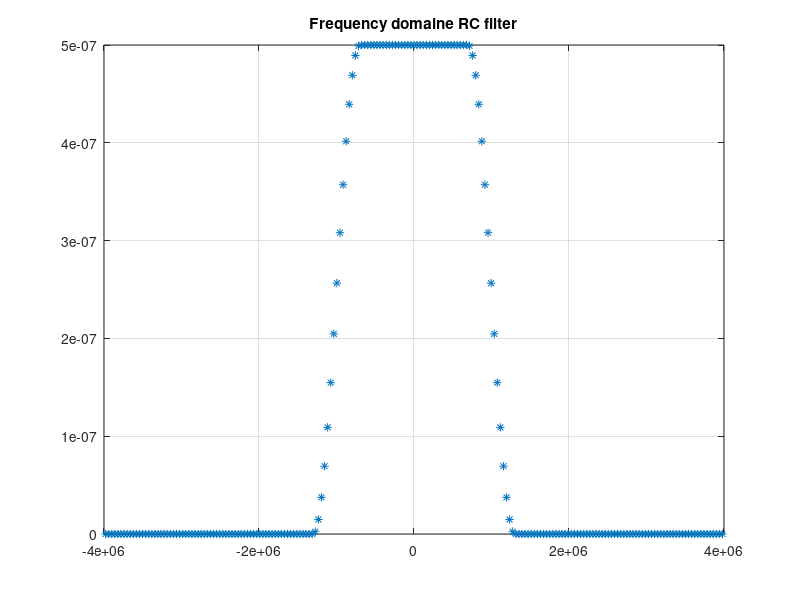
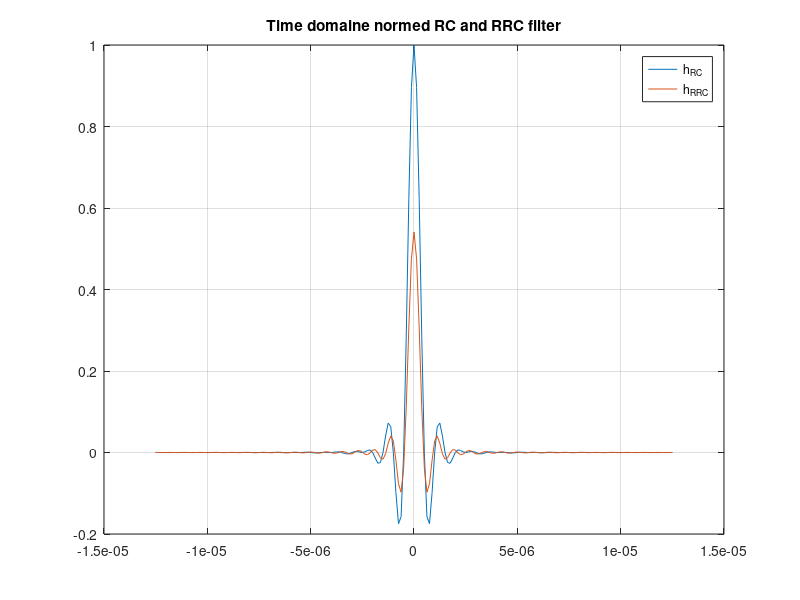

These charts were generated, in order, by the following MATLAB code: (Note: this script raises an error after producing the figures.)
clear all; clc; close all;

Nbit = 600;
Nbps = 4;               %Nombre of bits per symbol (1 = BPSK, 2 = 4QAM, 4 = 16QAM, 6 = 64QAM)
M = 4;       %Upsampling factor
f_cut = 1e6; %Hz Cutoff frequency
fs = 2*M*f_cut; % Sampling frequency (rule of thumb for the 10 25 times f_cut) Its the freq on which the conv of the filter and the signal will be done --> has to be the same !!!
T_symb = 1/(2*(f_cut))
EbNo = 25; %Energy of one by over the PSD of the noise ratio (in dB)
N_taps = 201; %number of taps of the filter

beta = 0.3; %Makes the window smoother as beta increases // roll-off factor given in the specifications
T = T_symb; %Sampling period to avoid ISI given by the f_cut (slide 29 p211) not sure about this relation !
N = N_taps;


f_step = fs/N;
f_max = f_step*(N-1)/2;
f = linspace(-f_max,f_max,N);

t_step = 1/fs;
t = (-(N-1)/2:(N-1)/2)*t_step;

%% filter in the frequency domain


H=zeros(1,N);
%creating the fucntion by the cases given in slide 30 p212
lower_bound = (1-beta)/(2*T);
upper_bound = (1+beta)/(2*T);

for i = 1:N
    fi = abs(f(i));
    if fi < lower_bound
        H(i)=T;
    elseif fi <= upper_bound
        H(i) = T*( 1 + cos( pi*T*(fi - lower_bound)/beta))/2;
    end
end



%% filter in time domain
%Passing from freq to time domain with IFFT

G = sqrt(H); %Root of the filter to implement it at transmiter and receiver

h = ifft(ifftshift(H));
g = ifft(ifftshift(G));
norm = h(1);
h = fftshift(h);
g = fftshift(g);
h_normed = (h/norm);
g_normed = (g/sqrt(norm));

figure(1);plot(f,H,'*'); grid on;title("Frequency domaine RC filter");
%figure(2);plot(f,G,'*'); grid on;title("Frequency domaine RRC filter");hold on;
%figure(3);plot(t,h); grid on; title("Time domain RC filter");
figure(4);plot(t,h_normed); grid on; title("Time domaine normed RC and RRC filter");hold on;
%figure(5);plot(t,g); grid on; title("Time domain RRC filter");
plot(t,g_normed);legend("h_{RC}","h_{RRC}");



%% Bit Generator

bits = randi(2,1,Nbit)-1;
check_mult = mod(Nbit,Nbps);
if check_mult == 0
    bit_tx = bits;
else
    bit_tx = [bits  zeros(1,Nbps - check_mult)];
end
Nbit_tx = length(bit_tx);


% bit_tx = [0 0 0 1 1 1 1 1];
% Nbit = length(bit_tx);
% Nbit_tx = Nbit;

%% Mapping
%Maps the bits into desired symbols in the complex plane 
if (Nbps > 1)
    symb_tx = mapping(bit_tx', Nbps, 'qam')';
else
    symb_tx = mapping(bit_tx', Nbps, 'pam')';
end


%% Upsampling

upsampled_symb_tx = UpSampling(symb_tx,Nbit_tx,Nbps,M);


%% Transmitter Filter


signal_tx = conv(upsampled_symb_tx,g_normed);%Convolution of the signal with the filter
signal_tx_simple = upsampled_symb_tx;

%% Transmission Channel

signal_rx = NoiseAddition(signal_tx,EbNo,fs,Nbit);      %With Noise
signal_rx_simple = NoiseAddition(signal_tx_simple,EbNo,fs,Nbit);      %With Noise
% signal_rx = signal_tx;                              %Without Nosie


%% Receiver Filter
matched_filter = flip(g_normed); %Get the time reversal of the filter g(-t) 
upsampled_symb_rx = conv(signal_rx,matched_filter,'valid'); %Matched filter convolved with the signal; 'valid' to remove padded zeroes added by the convolution

upsampled_symb_rx_simple = signal_rx_simple;
%% Downsampling

symb_rx = DownSampling(upsampled_symb_rx,Nbit_tx,Nbps,M);
symb_rx_simple = DownSampling(upsampled_symb_rx_simple,Nbit_tx,Nbps,M);

%% Demapping
 
if (Nbps > 1)
    bit_rx = demapping(symb_rx', Nbps, 'qam')';
else
    bit_rx = demapping(real(symb_rx)', Nbps, 'pam')';
end

bit_down_scaled = bit_rx(1:Nbit);

if (Nbps > 1)
    bit_rx_simple = demapping(symb_rx_simple', Nbps, 'qam')';
else
    bit_rx_simple = demapping(real(symb_rx_simple)', Nbps, 'pam')';
end

bit_down_scaled_simple = bit_rx_simple(1:Nbit);


%% Bits check

ErrorRatio = ErrorCalculator(bit_down_scaled,bit_tx)
ErrorRatioSimple = ErrorCalculator(bit_down_scaled_simple,bit_tx)

figure(10);stem(abs(upsampled_symb_tx),'o');grid on; title("Upsampled Symbols");hold on; stem(abs(upsampled_symb_rx),'.');legend('tx','rx');
%figure(11);plot(symb_tx,'o');grid on; title("Symbols");hold on; plot(symb_rx,'.');plot(symb_rx_simple,'.');hold on;legend('tx','rx','rx simple');

